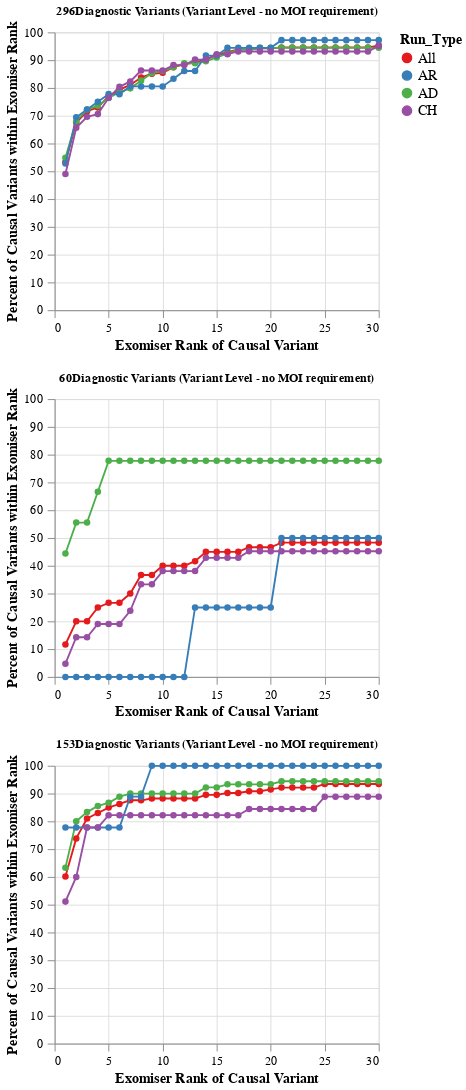

Notebook code for this chart:
### Code cell
alt.vconcat(gs_exomiser_allplots, gs_genomiser_allplots, es_exomiser_allplots).resolve_scale(color='shared').configure_axis(grid=True,
    labelPadding= 5,
    labelLimit=0,
    labelFontSize=13, 
    titleFontSize=15, labelFont='arial', tickSize=8).configure_legend(
        labelLimit=0,labelFontSize=15, titleFontSize=15, labelFont='arial')
